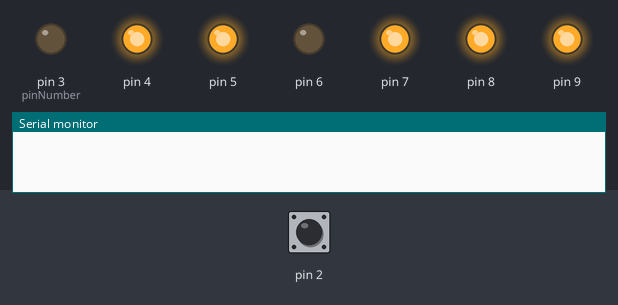
The program below on a simulated Arduino Uno, built with avr-gcc and run on an emulated ATmega328P. Parts: output pins drawn as LEDs (lit = HIGH), the last lines printed to the serial monitor. Inputs (shaded band) come from the test bench; at power-on: pin 2 HIGH. Random numbers use the default seed unless the program sets one.

Above: at 1.2 s.
1.3 s: pin 2 pulled LOW for 0.15 s
At 2.1 s:
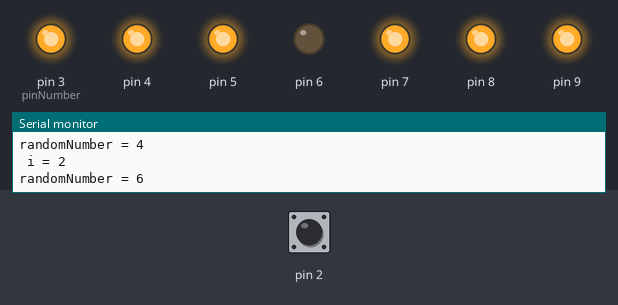
At 3.0 s:
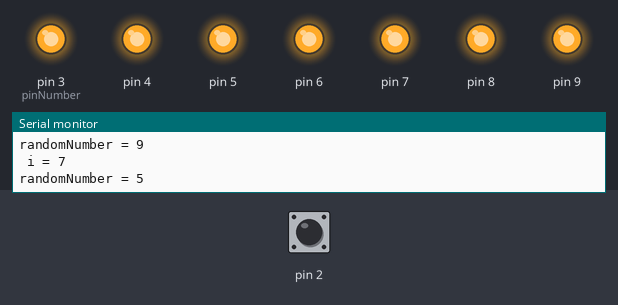
Timing chart, 0 to 4.5 s (numbered marks = the images above; inputs shaded):
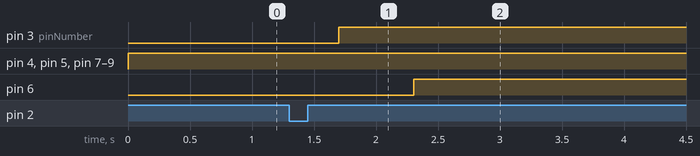

The program:

main.cpp
```cpp
#include <Arduino.h>
/*对太极创客的24 MC猜数字的测试
功能：每次按键后闪动随机图案，最后停留在一个数字上面
*/

// put function declarations here:
int getRandomNumber(int, int);
void displayRandom();
void displayNumber(int);
void displayClear();

void setup() {
  //引脚初始化
  //按键高阻态
  pinMode(2,INPUT_PULLUP);
  //数码管引脚输出态
  int pinNumber = 3;
  while(pinNumber <= 9)
  {
    pinMode(pinNumber,OUTPUT);
    pinNumber += 1;
  }
  //随机数种子获取
  randomSeed(analogRead(A0));
  //串口设置
  Serial.begin(9600);
}

void loop() {
  // put your main code here, to run repeatedly:
  //按键识别
  int myNumber;
  if(!digitalRead(2))
  {
    myNumber = getRandomNumber(0,10);//[0,10)
  }
  //数码管显示
  displayNumber(myNumber);
}

// put function definitions here:
/*随机数获取函数*/
int getRandomNumber(int min, int max)
{
  int randomNumber;
  for(int i=0;i<15;i++)
  {
    randomNumber = random(min,max);
    displayRandom();
    delay(100);
    displayClear();
    delay(100);
    //串口显示
    Serial.print(" i = ");
    Serial.println(i);
    Serial.print("randomNumber = ");
    Serial.println(randomNumber);
    Serial.println("");
  }
  return randomNumber;
}

/*随机数显示函数*/
void displayRandom()
{
  int randomPin = random(3,9);
  digitalWrite(randomPin,HIGH);
}

/*数码管显示函数*/
void displayNumber(int Number)
{
  switch(Number)
  {
    case 1: //显示1
      digitalWrite(4,HIGH);
      digitalWrite(7,HIGH);
      break;
    case 2: //显示2
      digitalWrite(3,HIGH);
      digitalWrite(4,HIGH);
      digitalWrite(5,HIGH);
      digitalWrite(8,HIGH);
      digitalWrite(9,HIGH);
      break;
    case 3: //显示3
      digitalWrite(3, HIGH);
      digitalWrite(4, HIGH);
      digitalWrite(5, HIGH);
      digitalWrite(7, HIGH);
      digitalWrite(8, HIGH);
      break;
    case 4:  //显示4
      digitalWrite(4, HIGH);
      digitalWrite(5, HIGH);
      digitalWrite(6, HIGH);
      digitalWrite(7, HIGH);
      break;
    case 5:  //显示5
      digitalWrite(3, HIGH);
      digitalWrite(5, HIGH);
      digitalWrite(6, HIGH);
      digitalWrite(7, HIGH);
      digitalWrite(8, HIGH);
      break;
    case 6:  //显示6
      digitalWrite(3, HIGH);
      digitalWrite(5, HIGH);
      digitalWrite(6, HIGH);
      digitalWrite(7, HIGH);
      digitalWrite(8, HIGH);
      digitalWrite(9, HIGH);
      break;
    case 7:  //显示7
      digitalWrite(3, HIGH);
      digitalWrite(4, HIGH);
      digitalWrite(7, HIGH);
      break;
    case 8:  //显示8
      digitalWrite(3, HIGH);
      digitalWrite(4, HIGH);
      digitalWrite(5, HIGH);
      digitalWrite(6, HIGH);
      digitalWrite(7, HIGH);
      digitalWrite(8, HIGH);
      digitalWrite(9, HIGH);
      break;
    case 9:  //显示9
      digitalWrite(3, HIGH);
      digitalWrite(4, HIGH);
      digitalWrite(5, HIGH);
      digitalWrite(6, HIGH);
      digitalWrite(7, HIGH);
      digitalWrite(8, HIGH);
      break;
    case 0:  //显示默认
      digitalWrite(3, HIGH);
      digitalWrite(4, HIGH);
      digitalWrite(6, HIGH);
      digitalWrite(7, HIGH);
      digitalWrite(8, HIGH);
      digitalWrite(9, HIGH);
      break;
    default:
      digitalWrite(4,HIGH);
      digitalWrite(5,HIGH);
      digitalWrite(7,HIGH);
      digitalWrite(8,HIGH);
      digitalWrite(9,HIGH);
  };
}

/*数码管清理函数*/
void displayClear()
{
  digitalWrite(4,HIGH);
  digitalWrite(5,HIGH);
  digitalWrite(7,HIGH);
  digitalWrite(8,HIGH);
  digitalWrite(9,HIGH);
}
```

Measured:
- after the input at 1.3 s, pin 3 (pinNumber): LOW → HIGH after 0.40 s; pin 6: LOW → HIGH after 1.0 s
